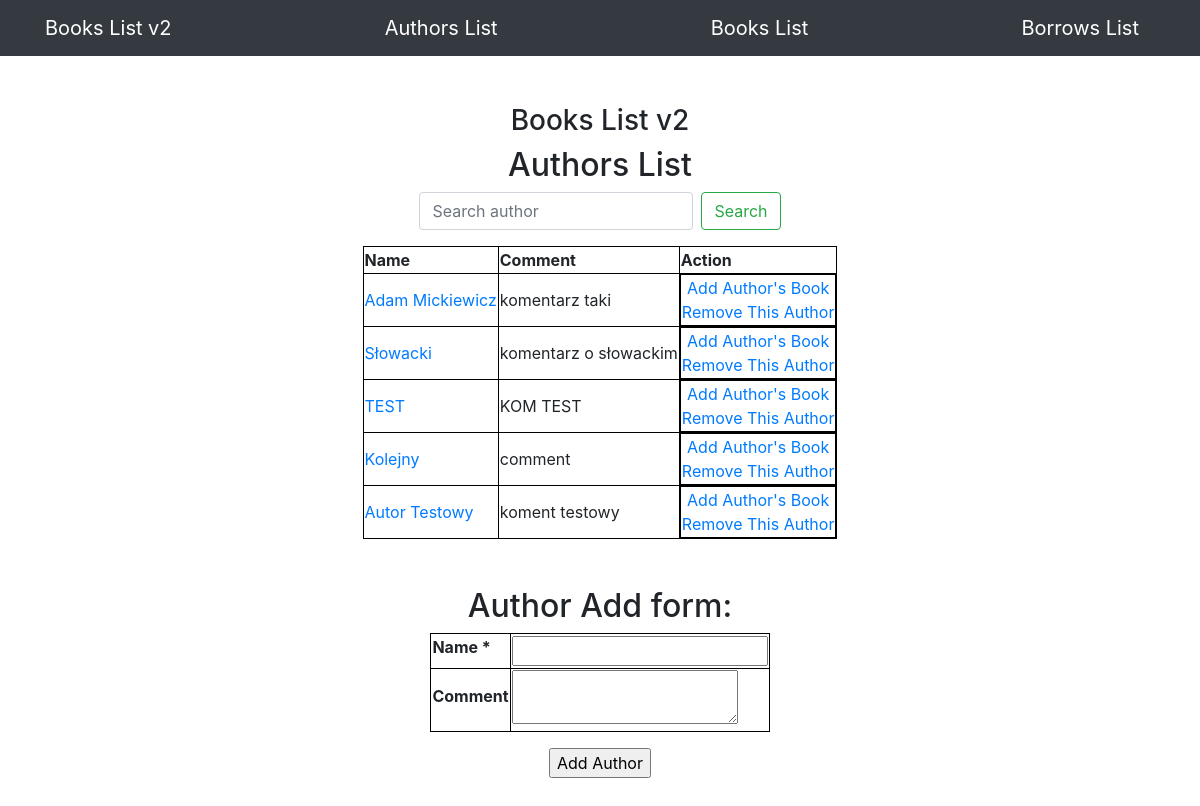
Before: /authors/ with the older database file.
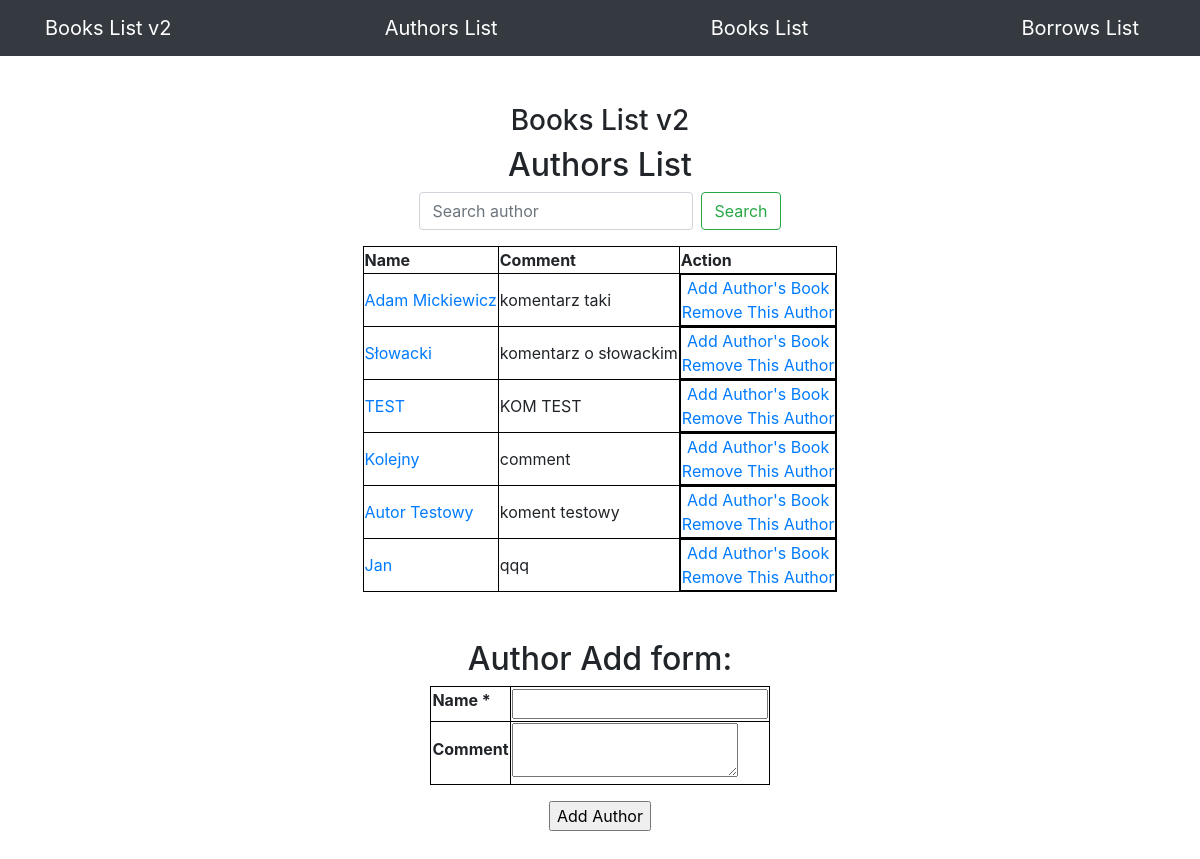
After: the same page with the newer database file.
### app/models.py (models this page shows, shortened)
class Author(db.Model):
    id = db.Column(db.Integer, primary_key=True)
    name = db.Column(db.String(100), index=True, unique=True)
    comment = db.Column(db.String(100), index=True)
    books = db.relationship("Book", backref="author")

### app/routes.py (the view, shortened to what this page needs)
@app.route('/authors/', methods=["GET", "POST"])
def authors_view():
    search_query = request.args.get('search')
    form=AuthorForm()
    if search_query:
        authors = Author.query.filter(Author.name.ilike(f"%{search_query}%")).all()
    else:
        authors = Author.query.all()
        search_query = None
    return render_template("authors.html",
                           authors=authors,
                           search=search_query,
                           form=form)

### app/forms.py
class AuthorForm(FlaskForm):
    name = StringField('Name', validators=[DataRequired()])
    comment = TextAreaField('Comment')

### app/templates/authors.html (shortened to what this page needs)
{% extends "base.html" %}
{% block content %}
<div class="d-flex flex-column justify-content-center align-items-center">
    <div class="col-lg-12 text-center d-flex flex-column justify-content-center align-items-center">
        <h3 class="mt-5">Books List v2</h3>
        <h2>Authors List</h2>
        <form class="form-inline mb-3" action="/authors/" method="GET">
            <input class="form-control mr-sm-2" type="text" value="{% if search_query %}{{ search_query }}{% endif %}" placeholder="Search author" aria-label="Search author" name="search">
            <button class="btn btn-outline-success" type="submit">Search</button>
        </form>
    </div>
    {% if authors %}
    <table>
        <thead>
        <th>Name</th>
        <th>Comment</th>
        <th>Action</th>
        </thead>
        {% for author in authors %}
        <tr>
            <td><a href="/books/?author={{ author.name }}">{{ author.name }}</a></td>
            <td>{{ author.comment }}</td>
            <td class="d-flex flex-column justify-content-center align-items-center">
                <a href="/addbook/{{ loop.index }}">Add Author's Book</a>
                <a href="/removeauthor/{{ author.id }}">Remove This Author</a>
            </td>
        </tr>
        {% endfor %}
    {% else %}
        <h3>Nothing was found.</h3>
    {% endif %}
    </table>
    <div class="d-flex flex-column justify-content-center align-items-center">
        <h2 class="mt-5">Author Add form:</h2>
        <form class="d-flex flex-column justify-content-center align-items-center mb-5" method="POST" action="/authors">
            <table class="mb-3">
                {% for field in form if field.widget.input_type != 'hidden' %}
                    <tr>
                        <th>{{ field.label }} {% if field.flags.required %}*{% endif %}</th>
                        <td>{{ field }}</td>
                    </tr>
                {% endfor %}
            </table>
            <input type="submit" value="Add Author">
        </form>
    </div>
</div>
{% endblock %}

Changed rows visible on the page:
added Author: name "Jan", comment "qqq"
